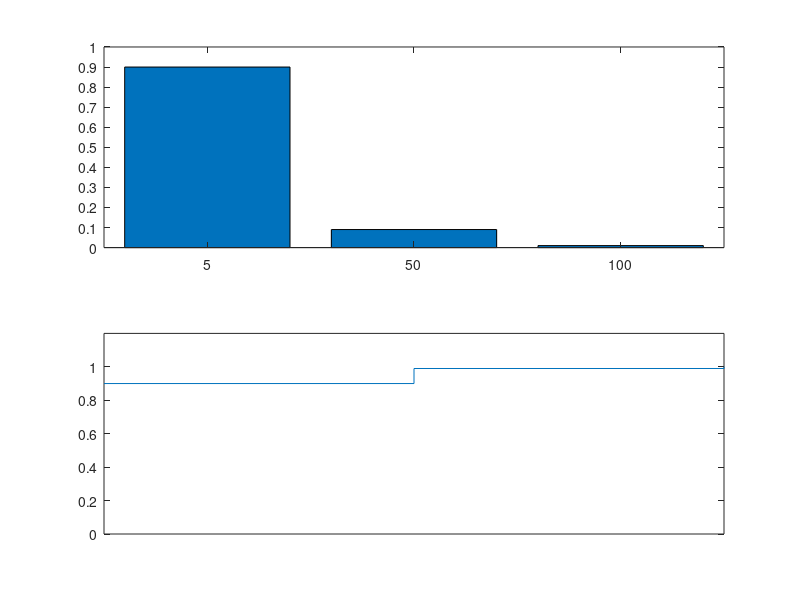

The MATLAB source for this figure:
%2a)
%5 euros 0.9
%50 euros 0.09
%100 euros 0.01

%2b)
n5 = 5*ones(1,90);
n50 = 50*ones(1,9);
n100 = 100*ones(1,1);

aux = horzcat(n5,n50,n100);
aux2 = aux(randperm(length(aux)));
notas = [5,50,100];
probs = [0.9,0.09,0.01];
subplot(2,1,1);
bar(probs);
ylim([0,1]);
yticks(0:0.1:1);
xticklabels({'5','50','100'});

%2c)
soma = 0;
resultAcumulado = zeros(1,3);
for i = 1:3
    soma = soma + probs(i);
    resultAcumulado(i) = soma;
end

subplot(2,1,2);
stairs(resultAcumulado);
xticks([5,50,100]);
ylim([0,1.2]);